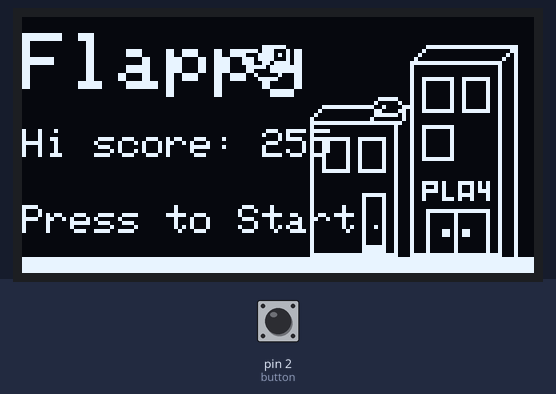
Recording of a program running on a simulated Arduino Uno, built with avr-gcc and run on an emulated ATmega328P. On the bench: 128×64 one-colour display. Inputs (shaded band) come from the test bench; at power-on: pin 2 (button) HIGH. Random numbers use the default seed unless the program sets one.

Above: at 1.2 s.
1.3 s: pin 2 (button) pulled LOW for 0.15 s
At 3.3 s:
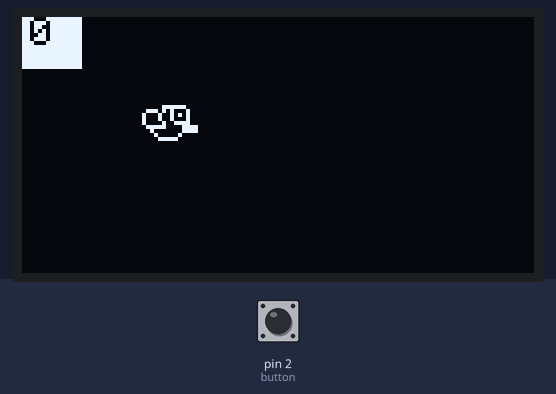
At 5.6 s:
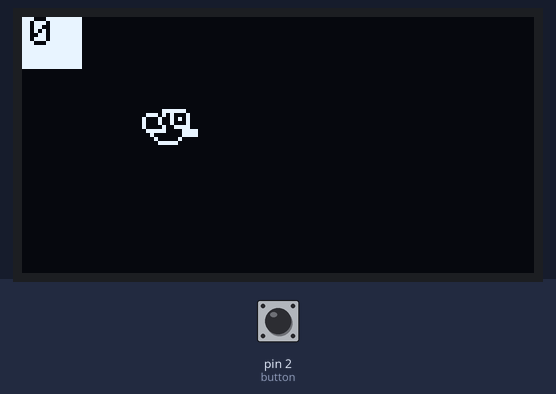
Timing chart, 0 to 7.1 s (numbered marks = the images above; inputs shaded):
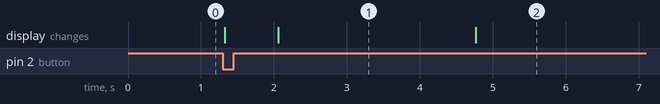

Measured:
- after the input at 1.3 s, the display: first changes at once (image 1 shows a later state)
- what the display in image 1 shows lasts 2.7 s, from 2.1 s to 4.8 s

The program:

main.cpp
```cpp
// (licence header left out)
///////////////////////////////////////////////////////////
/////////////////////// LIBRARIES /////////////////////////
///////////////////////////////////////////////////////////
#include <Arduino.h>
#include <EEPROM.h>
#include <Wire.h>
#include <Adafruit_SSD1306.h>
#include <Adafruit_GFX.h>
#include "images.h"
///////////////////////////////////////////////////////////
/////////////////////// CONFIGS  //////////////////////////
///////////////////////////////////////////////////////////
//#define clear_hiscore         //uncomment to clear hi score
//#define flash_led             //uncomment to flash led on death
#define button 2                //button pin
#define led 13                  //led pin
#define oled_i2c 0x3c           //oled i2c address
///////////////////////////////////////////////////////////
/////////////////////// DEFINES ///////////////////////////
///////////////////////////////////////////////////////////
#define space 32
#define fx 30
#define speed 0.01
#define oled_w 128
#define oled_h 64
#define flappy_addr 0
#define map_buffer 4
#define speed_u 0.03
#define speed_d 0.01
Adafruit_SSD1306 display = Adafruit_SSD1306(oled_w, oled_h, &Wire, -1);///////////////////////////////////////////////////////////
/////////////////////// VARIABLES /////////////////////////
///////////////////////////////////////////////////////////
unsigned long current = 0;
float wallx[map_buffer];
float fy = 22.00;
bool playing = false;
bool played = false;
bool up = false;
bool printed = false;
bool debouncer = false;
int gap[map_buffer];
int gap_size[map_buffer];
int hiscore = 0;
int score = 0;
int last = 0;
int led_state = LOW;
///////////////////////////////////////////////////////////
/////////////////////// FUNCTIONS /////////////////////////
///////////////////////////////////////////////////////////
void wait4start(){                  //wait for button press
    if(digitalRead(button) == 0){
      playing = true;
      printed = false;
  }
}

void generate_map(){               //generate map of pipes
  for(int i=0; i<map_buffer; i++){
    wallx[i] = oled_w + ((i + 1) * space);
    gap[i] = random(0, 33);
    gap_size[i] = random(27, (61 - gap[i]));
  }
}

void homescreen(){                 //draw homescreen
  display.clearDisplay();
  display.setTextSize(2);
  display.setTextColor(SSD1306_WHITE);
  display.setCursor(0, 4);
  display.print("Flappy");
  display.drawXBitmap(0, 0, background, oled_w, oled_h, SSD1306_WHITE);
  display.drawXBitmap(55, 7, bird, xbm_w, xbm_h, SSD1306_WHITE);
  display.setTextSize(1);
  display.setCursor(0, 47);
  display.print("Press to Start");
  if(not played){
    display.setCursor(0, 28);
    display.print("Hi score: " + String(hiscore));
  }
  if(played){
    display.setCursor(0, 24);
    display.print("Scored: " + String(last));
    display.setCursor(0, 34);
    display.print("Hi score: " + String(hiscore));
  }
  display.display();
  printed = true;
  generate_map();
}

void clear_hiscore(){            //clear hi score from EEPROM
  EEPROM.write(flappy_addr, 0);
}

void draw_map(){                 //draw map of pipes
  for(int j=0; j<map_buffer; j++){
    display.fillRect(wallx[j], 0, 6, oled_h, SSD1306_WHITE);
    display.setTextColor(SSD1306_BLACK);
    display.fillRect(wallx[j], gap[j], 6, gap_size[j], SSD1306_BLACK);
    display.setTextColor(SSD1306_WHITE);
  }
}

void draw_bird(){               //draw bird image
  display.drawXBitmap(fx, fy, bird, xbm_w, xbm_h, SSD1306_WHITE);
}

void draw_score(){              //draw scorebox
  display.fillRect(0, 0, 15, 13, SSD1306_WHITE);
  display.setTextColor(SSD1306_BLACK);
  display.setCursor(2, 0);
  display.print(String(score));
  display.setTextColor(SSD1306_WHITE);
}

void death(){                  //death screen and clear game
  playing = false;
  fy = 22;
  last = score;
  score = 0;
  played = true;
  digitalWrite(led, HIGH);
  delay(500);
  digitalWrite(led, LOW);
  if(last > hiscore){
    hiscore = last;
    EEPROM.write(flappy_addr, hiscore);
  }
}

void setup(){
  pinMode(button, INPUT_PULLUP);
  EEPROM.begin();
  hiscore = EEPROM.read(flappy_addr);
  display.begin(SSD1306_SWITCHCAPVCC, oled_i2c);
  display.setTextSize(1);
  #ifdef flash_led
    pinMode(led, OUTPUT);
  #endif
  #ifdef clear_hiscore
    clear_hiscore();
  #endif
}

void loop(){
  if(not playing && not printed){
    homescreen();
  }
  if(not playing){
    wait4start();
  }
  if(playing){
    display.clearDisplay();
    if(digitalRead(button) == 0){
      if(not debouncer){
        current = millis();
        up = true;
        led_state = HIGH;
        debouncer = true;
      }
    }
      else{
        debouncer = false;
      }
    for(int j=0; j<map_buffer; j++){
      wallx[j] = wallx[j] - speed;
      if(wallx[j] < -7){
        score ++;
        gap[j] = random(8, 32);
        wallx[j] = oled_w;
      }
    }
    if((current + 185) < millis()){
      up = false;
    }
    if((current + 40) < millis()){
      led_state = LOW;
    }
    if(not up){
      fy = fy + speed_d;
    }
    else{
      fy = fy - speed_u;
    }
    digitalWrite(led, led_state);
    if(fy > oled_h || fy < 0){
      death();
    }
    for(int m=0; m<map_buffer; m++){
      if(wallx[m] <= fx + 7 && fx + 7 <= wallx[m] + 6){
        if(fy < gap[m] || fy + 8 > gap[m] + gap_size[m]){
          death();
        }
      }
    }
    draw_map();
    draw_bird();
    draw_score();
    display.display();
  }
}
```

Source omitted: images.h (data table, 7449 bytes)
